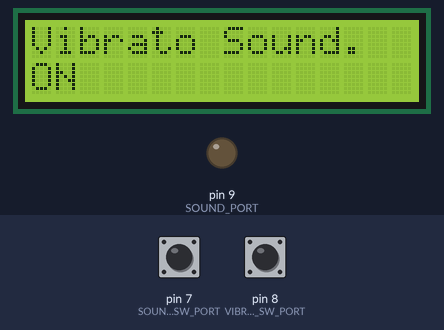
The sketch below on a simulated Arduino Uno, built with avr-gcc and run on an emulated ATmega328P. Parts: 16×2 character LCD, output pins drawn as LEDs (lit = HIGH). The inputs (shaded band) are chosen by the test bench; at power-on: pin 8 (VIBRATO_SW_PORT) LOW, pin 7 (SOUND_SW_PORT) LOW.

Above: at 1.2 s.
1.3 s: pin 8 (VIBRATO_SW_PORT) pulled HIGH for 0.15 s
At 2.4 s:
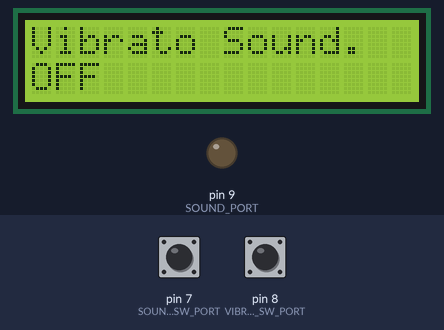
2.9 s: pin 7 (SOUND_SW_PORT) pulled HIGH for 0.15 s
At 3.7 s:
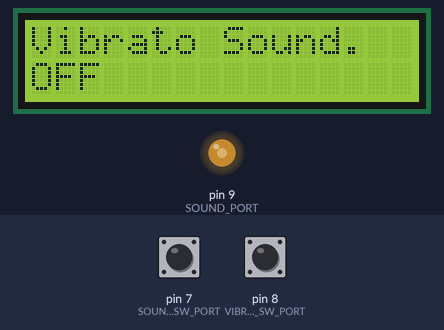
4.5 s: pin 8 (VIBRATO_SW_PORT) pulled HIGH for 1 s
At 4.65 s:
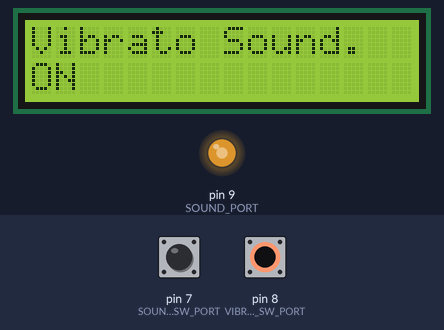
6.1 s: pin 8 (VIBRATO_SW_PORT) pulled HIGH for 0.15 s
At 6.34 s:
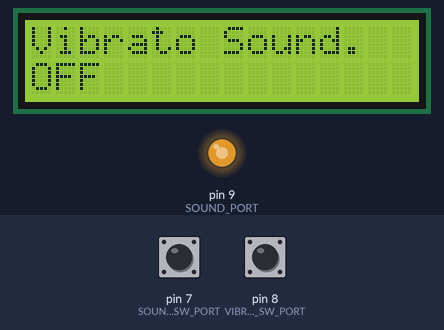
8.0 s: pin 7 (SOUND_SW_PORT) pulled HIGH for 1 s
At 8.7 s:
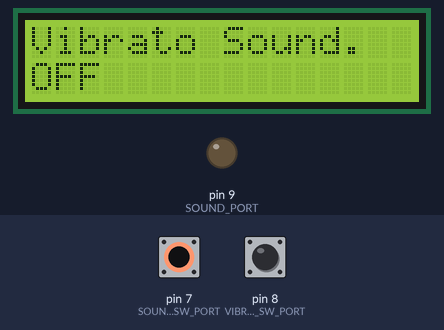
10.5 s: pin 7 (SOUND_SW_PORT) pulled HIGH for 3.2 s
At 11.8 s:
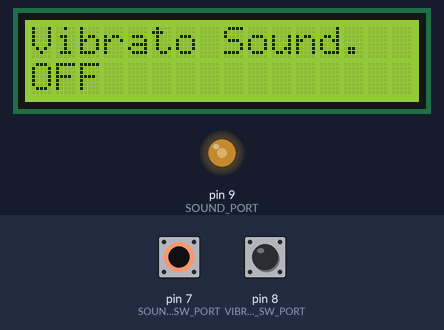
Timing chart, 0 to 13.5 s (numbered marks = the images above; inputs shaded):
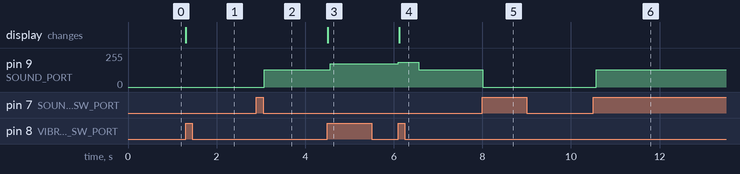

Measured:
- after the input at 1.3 s, the display: changes at once (image 1)
- after the input at 2.9 s, pin 9 (SOUND_PORT): 0/255 → 128/255 after 0.17 s
- after the input at 4.5 s, pin 9 (SOUND_PORT): 128/255 → 174/255 after 0.06 s; the display: changes at once (image 3)
- after the input at 6.1 s, pin 9 (SOUND_PORT): 174/255 → 184/255 at once, → 128/255 0.46 s later; the display: changes at once (image 4)
- after the input at 8.0 s, pin 9 (SOUND_PORT): 128/255 → 0/255 at once
- after the input at 10.5 s, pin 9 (SOUND_PORT): 0/255 → 128/255 after 0.07 s

The sketch:

vibratosound.ino
```cpp
#include <LiquidCrystal.h>
#include <MsTimer2.h>
#include <TimerOne.h>
#include "board.h"
#include "timer.h"
#include "soundproc.h"
#include "pwmproc.h"
#include "lcd.h"
#include "sw.h"

static void vInitTimer();
static void vTimer1Interrupt();
static void vTimer2Interrupt();
static void vInitPort();
static void vInitInstance();

static CTimer* g_pTimer = NULL;
static CSoundProc* g_pSoundProc = NULL;
static CPwmProc* g_pPwmProc = NULL;
static CLcd* g_pLcd = NULL;
static CSw* g_pSw = NULL;

void setup()
{
    vInitPort();
    vInitInstance();
    vInitTimer();
}

void loop()
{
    g_pSoundProc->vSoundProcess();
    g_pSw->vSwStateMachine();
    g_pLcd->vLcdProcess();
}

static void vTimer1Interrupt()
{
    g_pPwmProc->vPwmProcess();
}

static void vTimer2Interrupt()
{
    g_pTimer->vSoundIncTime();
    g_pTimer->vSwIncTime();
    g_pTimer->vLcdIncTime();
}

static void vInitTimer()
{
    MsTimer2::set(10,vTimer2Interrupt);
    MsTimer2::start();
    Timer1.initialize();
    Timer1.attachInterrupt(vTimer1Interrupt);
}

static void vInitInstance()
{
    g_pTimer = new CTimer();
    g_pLcd = new CLcd(g_pTimer);
    g_pPwmProc = new CPwmProc(g_pLcd);
    g_pSoundProc = new CSoundProc(g_pTimer,g_pPwmProc);
    g_pSw = new CSw(g_pTimer,g_pPwmProc,g_pSoundProc);
}

static void vInitPort()
{
    pinMode(SOUND_PORT,OUTPUT);
    digitalWrite(SOUND_PORT,LOW);
    pinMode(VIBRATO_SW_PORT,INPUT);
    pinMode(SOUND_SW_PORT,INPUT);
}
```

board.h
```cpp
#ifndef _BOARD_H_
#define _BOARD_H_

#include "arduino.h"

#define SOUND_PORT      (9)
#define VIBRATO_SW_PORT (8)
#define SOUND_SW_PORT   (7)

#endif // _BOARD_H_
```

pwmproc.cpp
```cpp
#include <TimerOne.h>
#include "pwmproc.h"

CPwmProc::CPwmProc(CLcd* pLcd)
{
    m_pLcd = pLcd;
    m_nDuty = 0;
    m_nVibrato = 0;
    m_isVibratoOn = true;
}

void CPwmProc::vPwmProcess()
{
    Timer1.pwm(SOUND_PORT,m_nDuty);
    if (m_nDuty == 0) {
        return;
    }
    if (m_isVibratoOn == false) {
        return;
    }
    m_nDuty += m_nVibrato;
    if (m_nDuty >= 768 || m_nDuty <= 256 ) {
        m_nVibrato *= -1;
    }
}

void CPwmProc::vSetPwmRequest(int microsec)
{
    Timer1.setPeriod(microsec);
    m_nDuty = 512;
    m_nVibrato = microsec / 160;
}

void CPwmProc::vChangeVibratoRequest()
{
    m_isVibratoOn = !m_isVibratoOn;
    m_pLcd->vDispVibratoStateRequest(m_isVibratoOn);
}

void CPwmProc::vSoundOffRequest()
{
    m_nDuty = 0;
}
```

pwmproc.h
```cpp
#ifndef _PWM_PROC_H_
#define _PWM_PROC_H_

#include "board.h"
#include "lcd.h"

class CSoundProc;

class CPwmProc {
  public:
    CPwmProc(CLcd* pLcd);
    void vPwmProcess();
    void vSetPwmRequest(int microsec);
    void vChangeVibratoRequest();
    void vSoundOffRequest();

  private:
    CLcd* m_pLcd;
    int m_nDuty;
    int m_nVibrato;
    boolean m_isVibratoOn;
};

#endif // _SOUND_PROC_H_
```

soundproc.cpp
```cpp
#include "soundproc.h"

#define SOUND_TABLE_MAX (22)

static int st_nSoundTable[] = {7634,6803,6061,5714,5102,4545,4049,3817,3401,3030,2865,2551,2272,2024,1912,
                               1703,1517,1433,1276,1136,1012,955};

CSoundProc::CSoundProc(CTimer* pTimer,CPwmProc* pPwmProc)
{
    m_pTimer = pTimer;
    m_pPwmProc = pPwmProc;
    m_nSoundPos = 0;
     m_isSoundStart = false;
}

void CSoundProc::vSoundProcess()
{
    if (m_pTimer->isCheckSoundTime() == false) {
        return;
    }

    if (m_isSoundStart == false) {
        return;
    }

    m_pPwmProc->vSetPwmRequest(st_nSoundTable[m_nSoundPos]);
    m_nSoundPos++;
    if (m_nSoundPos >= SOUND_TABLE_MAX) {
        m_nSoundPos = 0;
    }
}

void CSoundProc::vSoundOnOffRequest()
{
    if (m_isSoundStart == false) {
        m_nSoundPos = 0;
    }
    m_pPwmProc->vSoundOffRequest();
    m_isSoundStart = !m_isSoundStart;
}
```

soundproc.h
```cpp
#ifndef _SOUND_PROC_H_
#define _SOUND_PROC_H_

#include "board.h"
#include "timer.h"
#include "pwmProc.h"

class CSoundProc {
  public:
    CSoundProc(CTimer* pTimer,CPwmProc* pPwmProc);
    void vSoundProcess();
    void vSoundOnOffRequest();
    boolean isVibratoOn();
    boolean isSoundOn();
  private:
    CTimer* m_pTimer;
    CPwmProc* m_pPwmProc;
    int m_nSoundPos;
    boolean m_isSoundStart;
};

#endif // _SOUND_PROC_H_
```

sw.cpp
```cpp
#include "sw.h"

#define LONG_ON_COUNTER_MAX 100

CSw::CSw(CTimer* pTimer,CPwmProc* pPwmProc,CSoundProc* pSoundProc)
{
    m_pTimer = pTimer;
    m_pPwmProc = pPwmProc;
    m_pSoundProc = pSoundProc;
    m_iLongOnCounter = 0;
    for (int i = 0;i < SW_NAME_MAX;i++) {
        m_tSwStatus[i].eNowState = SW_STATE_OFF;
        m_tSwStatus[i].iLongOnCounter = 0;
    }
}

void CSw::vSwStateMachine()
{
    if (m_pTimer->isCheckSwTime() == false) {
        return;
    }

    for (int i = 0;i < SW_NAME_MAX;i++) {
        int iNewState = digitalRead(iGetPort((E_SW_NAME)i));

        switch(m_tSwStatus[i].eNowState) {
        case SW_STATE_OFF:
            if (iNewState == LOW) {
                vOffToOff((E_SW_NAME)i);
            } else {
                vOffToOn((E_SW_NAME)i);
            }
            break;
        case SW_STATE_ON:
            if (iNewState == LOW) {
                vOnToOff((E_SW_NAME)i);
            } else {
                vOnToOn((E_SW_NAME)i);
            }
            break;
        case SW_STATE_LONG_ON:
            if (iNewState == LOW) {
                vLongOnToOff((E_SW_NAME)i);
            } else {
                vLongOnToLongOn((E_SW_NAME)i);
            }
            break;
        }
    }
}

int CSw::iGetPort(E_SW_NAME eSwName)
{
    int iPort = VIBRATO_SW_PORT;
    switch(eSwName) {
    case SW_NAME_VIBRATO_ONOFF:
        iPort = VIBRATO_SW_PORT;
        break;
    case SW_NAME_SOUND_ONOFF:
        iPort = SOUND_SW_PORT;
        break;
    }

    return iPort;
}

void CSw::vOffToOff(E_SW_NAME eSwName)
{
    m_tSwStatus[eSwName].eNowState = SW_STATE_OFF;
    m_tSwStatus[eSwName].iLongOnCounter = 0;
}

void CSw::vOffToOn(E_SW_NAME eSwName)
{
    m_tSwStatus[eSwName].eNowState = SW_STATE_ON;
    m_tSwStatus[eSwName].iLongOnCounter = 0;
    vOn(eSwName);
}

void CSw::vOnToOff(E_SW_NAME eSwName)
{
    m_tSwStatus[eSwName].eNowState = SW_STATE_OFF;
    m_tSwStatus[eSwName].iLongOnCounter = 0;
    vOff(eSwName);
}

void CSw::vOnToOn(E_SW_NAME eSwName)
{
    m_tSwStatus[eSwName].eNowState = SW_STATE_ON;
    m_tSwStatus[eSwName].iLongOnCounter++;
    if (m_tSwStatus[eSwName].iLongOnCounter >= LONG_ON_COUNTER_MAX) {
        vOnToLongOn(eSwName);
    }
}

void CSw::vOnToLongOn(E_SW_NAME eSwName)
{
    m_tSwStatus[eSwName].eNowState = SW_STATE_LONG_ON;
    m_tSwStatus[eSwName].iLongOnCounter = 0;
}

void CSw::vLongOnToLongOn(E_SW_NAME eSwName)
{
    m_tSwStatus[eSwName].eNowState = SW_STATE_LONG_ON;
    m_tSwStatus[eSwName].iLongOnCounter = 0;
    vLongOn(eSwName);
}

void CSw::vLongOnToOff(E_SW_NAME eSwName)
{
    m_tSwStatus[eSwName].eNowState = SW_STATE_OFF;
    m_tSwStatus[eSwName].iLongOnCounter = 0;
    vOff(eSwName);
}

void CSw::vOn(E_SW_NAME eSwName)
{
    switch(eSwName) {
    case SW_NAME_VIBRATO_ONOFF:
        m_pPwmProc->vChangeVibratoRequest();
        break;
    case SW_NAME_SOUND_ONOFF:
        m_pSoundProc->vSoundOnOffRequest();
        break;
    }
}

void CSw::vLongOn(E_SW_NAME eSwName)
{
    switch(eSwName) {
    case SW_NAME_VIBRATO_ONOFF:
        break;
    case SW_NAME_SOUND_ONOFF:
        break;
    }
}

void CSw::vOff(E_SW_NAME eSwName)
{
    switch(eSwName) {
    case SW_NAME_VIBRATO_ONOFF:
        break;
    case SW_NAME_SOUND_ONOFF:
        break;
    }
}
```

sw.h
```cpp
#ifndef _SW_H_
#define _SW_H_

#include "board.h"
#include "timer.h"
#include "soundproc.h"
#include "pwmproc.h"

typedef enum {
    SW_NAME_VIBRATO_ONOFF,
    SW_NAME_SOUND_ONOFF,
    SW_NAME_MAX
} E_SW_NAME;

typedef enum {
    SW_STATE_OFF,
    SW_STATE_ON,
    SW_STATE_LONG_ON
} E_SW_STATE;

typedef struct {
    E_SW_STATE eNowState;
    int iLongOnCounter;
} T_SW_STATUS;

class CSw {
  public:
    CSw(CTimer* pTimer,CPwmProc* pPwmProc,CSoundProc* pSoundProc);
    void vSwStateMachine();

  private:
    void vOffToOff(E_SW_NAME eSwName);
    void vOffToOn(E_SW_NAME eSwName);
    void vOnToOn(E_SW_NAME eSwName);
    void vOnToOff(E_SW_NAME eSwName);
    void vOnToLongOn(E_SW_NAME eSwName);
    void vLongOnToLongOn(E_SW_NAME eSwName);
    void vLongOnToOff(E_SW_NAME eSwName);
    void vOn(E_SW_NAME eSwName);
    void vLongOn(E_SW_NAME eSwName);
    void vOff(E_SW_NAME eSwName);
    int iGetPort(E_SW_NAME eSwName);
    CTimer* m_pTimer;
    CPwmProc* m_pPwmProc;
    CSoundProc* m_pSoundProc;
    T_SW_STATUS m_tSwStatus[SW_NAME_MAX];
    int m_iLongOnCounter;
};

#endif // _SW_H_
```

timer.cpp
```cpp
#include "timer.h"

#define SOUND_TIME_MAX (50) // 500ms
#define SW_TIME_MAX     (2) // 20ms
#define LCD_TIME_MAX    (2) // 20ms

CTimer::CTimer()
{
    m_nSoundTime = 0;
    m_nSwTime = 0;
    m_nLcdTime = 0;
}

void CTimer::vSoundIncTime()
{
    if (m_nSoundTime < SOUND_TIME_MAX) {
        m_nSoundTime++;
    }
}

void CTimer::vSwIncTime()
{
    if (m_nSwTime < SW_TIME_MAX) {
        m_nSwTime++;
    }
}

void CTimer::vLcdIncTime()
{
    if (m_nLcdTime < LCD_TIME_MAX) {
        m_nLcdTime++;
    }
}

boolean CTimer::isCheckSoundTime()
{
    boolean bRet = false;

    if (m_nSoundTime >= SOUND_TIME_MAX) {
        m_nSoundTime = 0;
        bRet = true;
    }

    return bRet;
}

boolean CTimer::isCheckSwTime()
{
    boolean bRet = false;

    if (m_nSwTime >= SW_TIME_MAX) {
        m_nSwTime = 0;
        bRet = true;
    }

    return bRet;
}

boolean CTimer::isCheckLcdTime()
{
    boolean bRet = false;

    if (m_nLcdTime >= LCD_TIME_MAX) {
        m_nLcdTime = 0;
        bRet = true;
    }

    return bRet;
}
```

timer.h
```cpp
#ifndef _TIMER_H_
#define _TIMER_H_

#include "board.h"

class CTimer {
  public:
    CTimer();
    void vSoundIncTime();
    boolean isCheckSoundTime();
    void vSwIncTime();
    boolean isCheckSwTime();
    void vLcdIncTime();
    boolean isCheckLcdTime();
  private:
    volatile int m_nSoundTime;
    volatile int m_nSwTime;
    volatile int m_nLcdTime;
};

#endif
```

lcd.cpp
```cpp
#include <LiquidCrystal.h>
#include "lcd.h"

static LiquidCrystal g_Lcd(12,11,5,4,3,2);

CLcd::CLcd(CTimer* pTimer)
{
    m_pTimer = pTimer;
    vInitLcd();
    m_sVibratoState.isNowOn = true;
    m_sVibratoState.isRequestOn = true;
}

void CLcd::vLcdProcess()
{
    if (m_pTimer->isCheckLcdTime() == false) {
        return;
    }

    if (m_sVibratoState.isNowOn != m_sVibratoState.isRequestOn) {
        g_Lcd.setCursor(0,1);
        g_Lcd.print("   ");
        g_Lcd.setCursor(0,1);
        if (m_sVibratoState.isRequestOn == true) {
            g_Lcd.print("ON");
        } else {
            g_Lcd.print("OFF");
        }
        m_sVibratoState.isNowOn = m_sVibratoState.isRequestOn;
    }
}

void CLcd::vInitLcd()
{
    g_Lcd.begin(16,2);
    g_Lcd.setCursor(0,0);
    g_Lcd.print("Vibrato Sound.");
    g_Lcd.setCursor(0,1);
    g_Lcd.print("ON");
}

void CLcd::vDispVibratoStateRequest(boolean isOn)
{
    m_sVibratoState.isRequestOn = isOn;
}
```

lcd.h
```cpp
#ifndef _LCD_H_
#define _LCD_H_

#include "board.h"
#include "timer.h"

typedef struct {
    boolean isNowOn;
    boolean isRequestOn;
} S_VIBRATO_STATE;

class CLcd {
  public:
    CLcd(CTimer* pTimer);
    void vLcdProcess();
    void vDispVibratoStateRequest(boolean isOn);
  private:
    void vInitLcd();
    CTimer* m_pTimer;
    S_VIBRATO_STATE m_sVibratoState;
};

#endif // _LCD_H_
```
